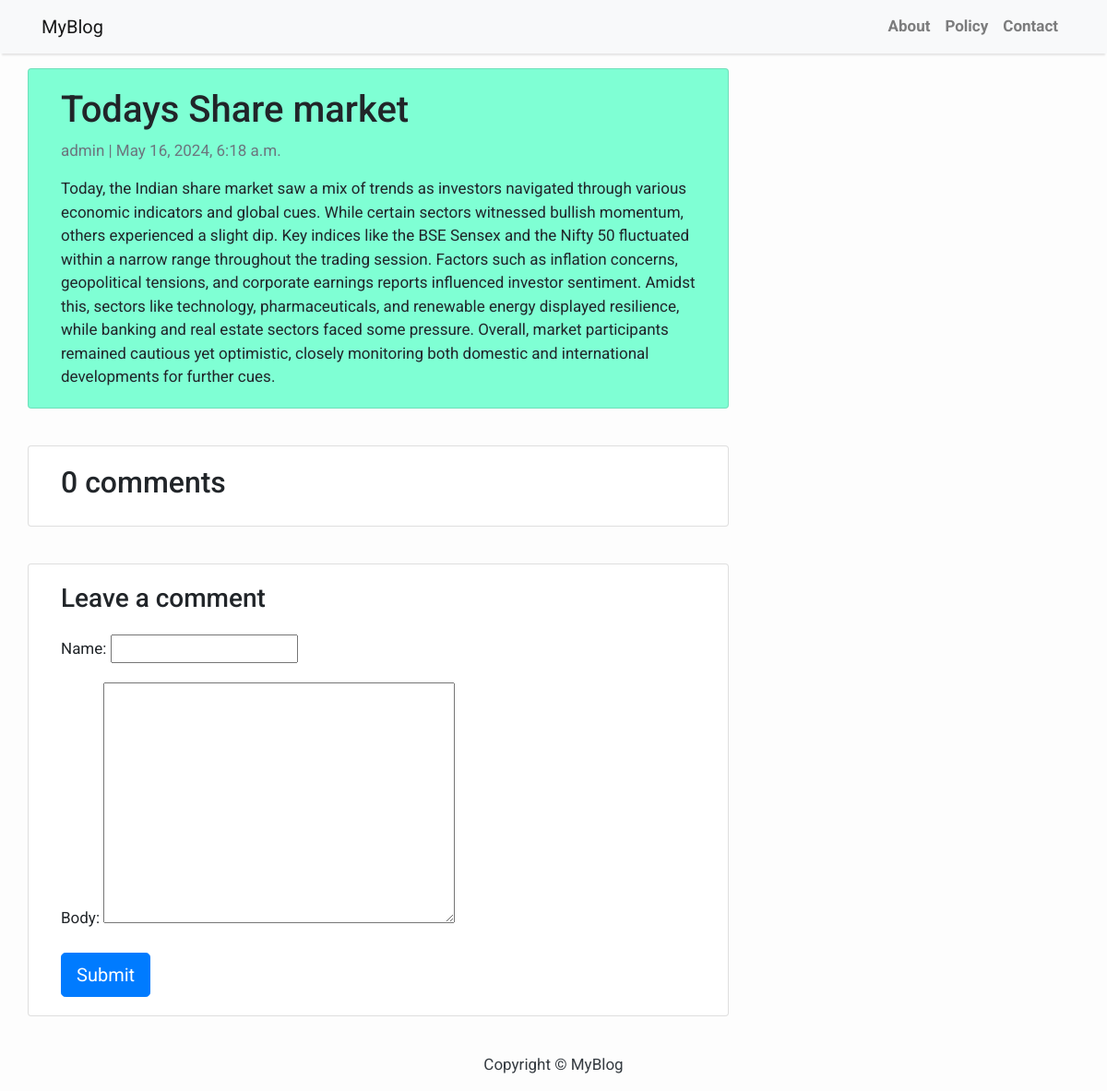
Page /todays-share-market/ on the earlier database version.
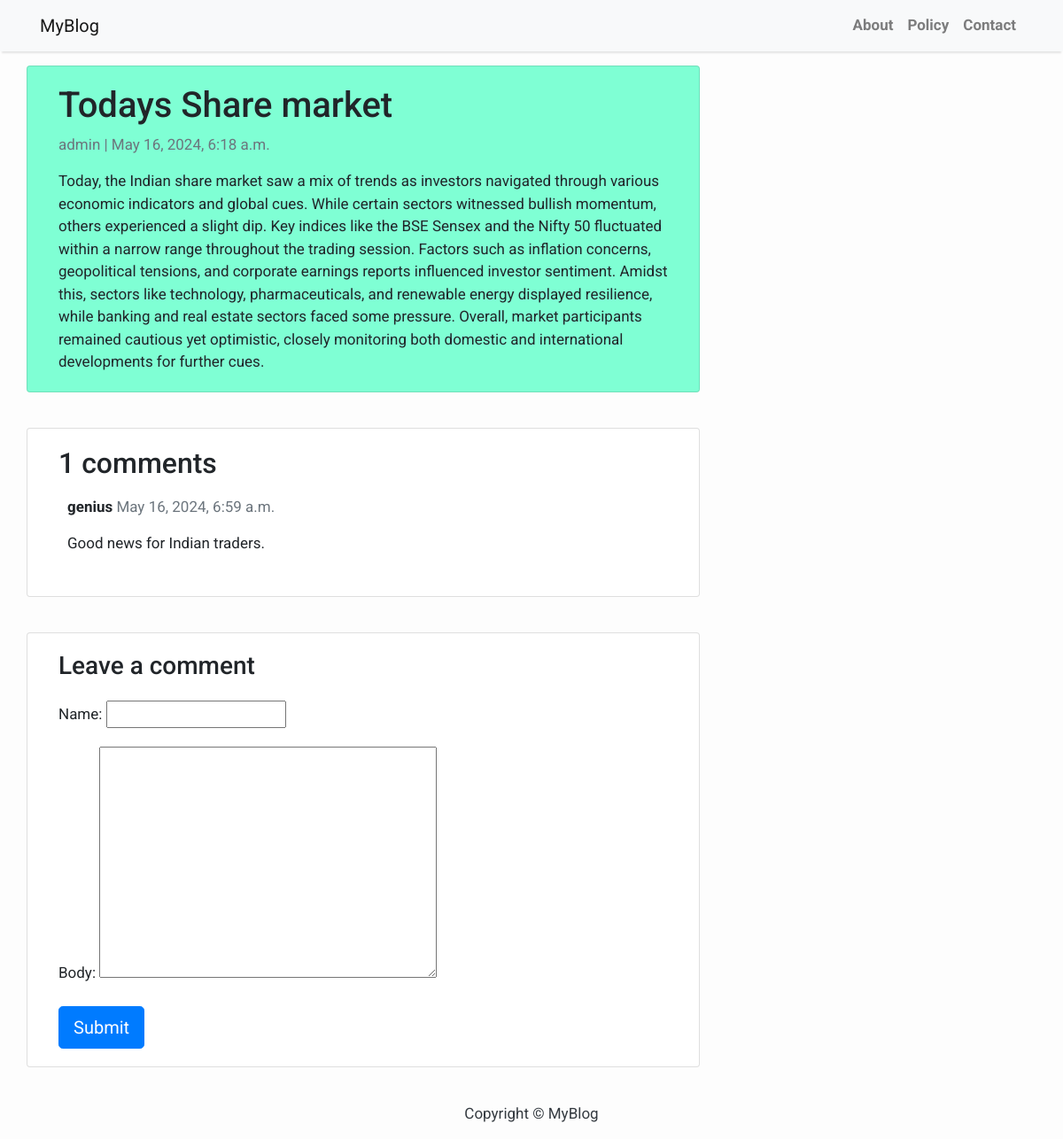
Same page on the later database version.
### blog/models.py (models this page shows, shortened)
class Comment(models.Model):
    post = models.ForeignKey(Post,on_delete=models.CASCADE,related_name='comments')
    name = models.CharField(max_length=80)
    body = models.TextField()
    created_on = models.DateTimeField(auto_now_add=True)
    active = models.BooleanField(default=True)
    class Meta:
        ordering = ['created_on']

### blog/views.py (the view)
# urls.py: path("<slug:slug>/", views.post_detail, name="post_detail"),
def post_detail(request, slug):
    template_name = "post_detail.html"
    post = get_object_or_404(Post, slug=slug)
    comments = post.comments.filter(active=True).order_by("-created_on")
    new_comment = None
    if request.method == "POST":
        comment_form = CommentForm(data=request.POST)
        if comment_form.is_valid():
            new_comment = comment_form.save(commit=False)
            new_comment.post = post
            new_comment.save()
    else:
        comment_form = CommentForm()
    return render(
        request,
        template_name,
        {
            "post": post,
            "comments": comments,
            "new_comment": new_comment,
            "comment_form": comment_form,
        },
    )

### blog/forms.py
class CommentForm(forms.ModelForm):
    class Meta:
        model = Comment
        fields = ("name", "body")

### templates/post_detail.html (shortened to what this page needs)
{% extends 'base.html' %}
 {% block content %}<div class="container">
  <div class="row">
    <div class="col-md-8 card mb-4  mt-3 left  top"style="background-color: aquamarine;paddng:50px;">
     <div class="card-body">
        <h1>{% block title %} {{ post.title }} {% endblock title %}</h1>
       <p class=" text-muted">{{ post.author }} | {{ post.created_on }}</p>
        <p class="card-text ">{{ post.content | safe }}</p>
     </div>    </div>
   <div class="col-md-8 card mb-4  mt-3 ">
      <div class="card-body">
       <h2>{{ comments.count }} comments</h2>
        {% for comment in comments %}
        <div class="comments" style="padding: 10px;">
          <p class="font-weight-bold">
           {{ comment.name }}
            <span class=" text-muted font-weight-normal">
              {{ comment.created_on }}
            </span>
          </p>
          {{ comment.body | linebreaks }}
        </div>
        {% endfor %}
      </div>
   </div>
    <div class="col-md-8 card mb-4  mt-3 ">
      <div class="card-body">
        {% if new_comment %}
        <div class="alert alert-success" role="alert">
          Your comment is posted.
        </div>
        {% else %}
        <h3>Leave a comment</h3>
        <form method="post" style="margin-top: 1.3em;">
          {{ comment_form.as_p }}
          <button type="submit" class="btn btn-primary  btn-lg">Submit</button>
        </form>
        {% endif %}
      </div>
    </div>
  </div>
</div>
{% endblock content %}

Differences in the rows shown:
added Comment: name "genius", created_on "May 16, 2024, 6:59 a.m.", body "Good news for Indian traders."
Other differences:
{{ comments.count }}: "0" → "1"
